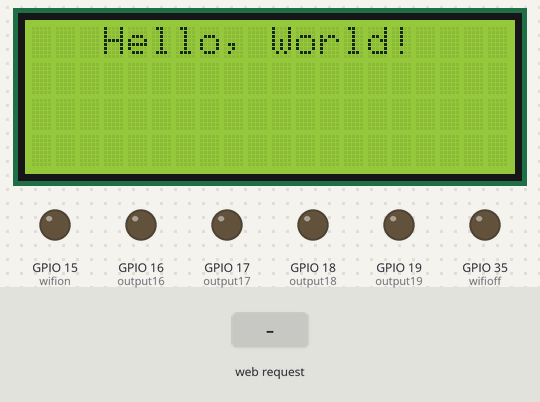
The program below on a simulated ESP32. Shown: 20×4 character LCD, output pins drawn as LEDs (lit = HIGH). The test bench sets the inputs (shaded band). WiFi joins after 1.5 s; servers stay silent unless stated; what the program prints to the serial monitor is not drawn.

Above: at 0.1 s.
4.4 s: HTTP request GET /16/on received
At 5.2 s:
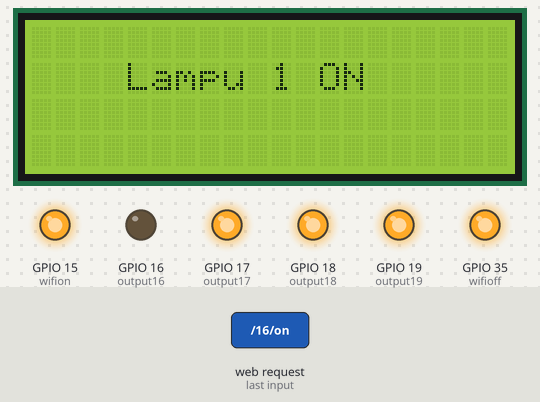
5.9 s: HTTP request GET /16/off received
At 6.3 s:
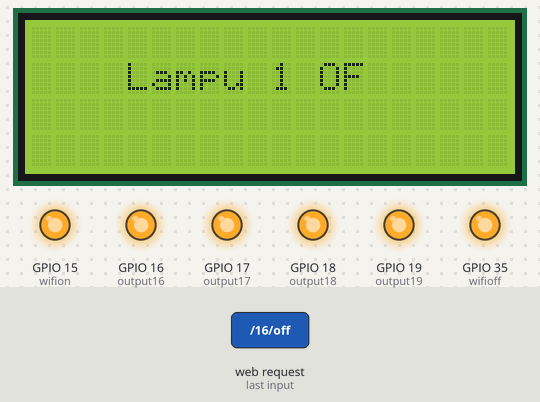
7.4 s: HTTP request GET /17/off received
At 8.6 s:
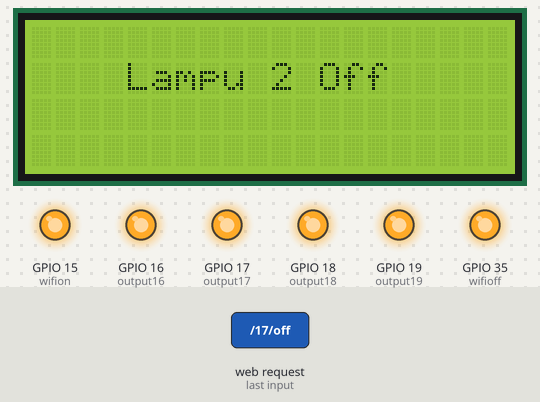
8.9 s: HTTP request GET /18/off received
At 9.9 s:
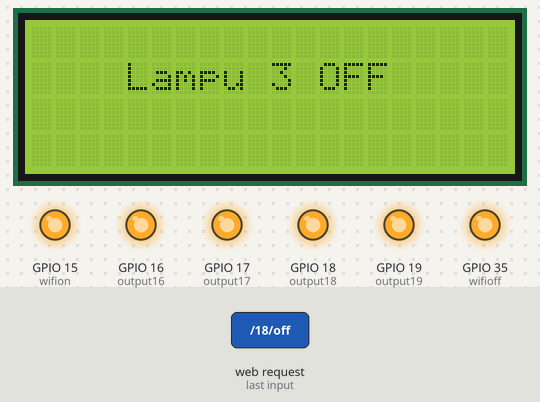
10.4 s: HTTP request GET /17/on received
At 11.0 s:
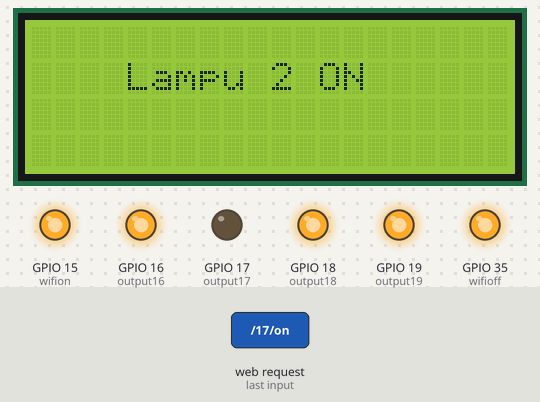
11.9 s: HTTP request GET /18/on received
At 13.3 s:
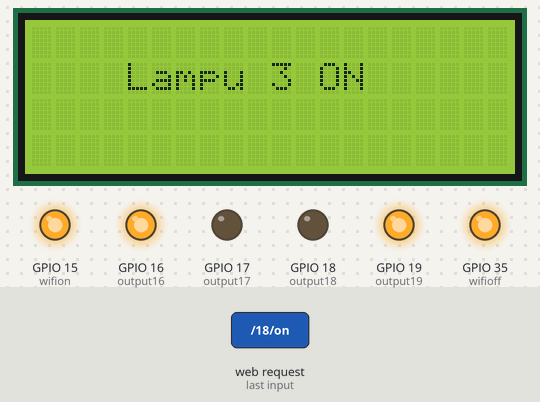
Timing chart, 0 to 14.4 s (numbered marks = the images above; inputs shaded):
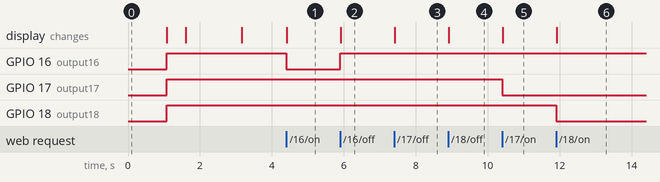

The program:

main.cpp
```cpp
/*
*     source code ini berfungsi untuk mengontrol lampu
*     menggunakan web server dengan microcontroller
*     esp32 devkit v4.
*
*     Template by   : RUI SANTOS
*     Created By    : Tonny Adetya Pratama.
*
*     Kalau mau pake source code ini harap jangan hapus bagian ini.
*     Terima kasih, Jika ada kendala bisa hubungi saya.
*
*/

#include <WiFi.h>
#include <LiquidCrystal_I2C.h>

//init lcd, (addres i2c,col, row);
LiquidCrystal_I2C lcd(0x27, 20, 4);

// untuk mengatur nama wifi dan passwordnya
const char *ssid = "nama_wifi";
const char *password = "password_wifi";

// set port ke server 80
// bawaan dari library wifi.h 80
WiFiServer server(80);

// Variable to store the HTTP request
String header;

// statet ini bergungsi untuk menghandler status
String output16State = "off";
String output17State = "off";
String output18State = "off";
String output19State = "off";

// Set pin gpio
const int output16 = 16;
const int output17 = 17;
const int output18 = 18;
const int output19 = 19;

//gpio untuk led indikator wifi
const int wifion = 15;
const int wifioff = 35;

// Waktu Sekarang
unsigned long currentTime = millis();
// Waktu sebelumnya
unsigned long previousTime = 0;
// Define timeout time di milliseconds (contoh: 2000ms = 2s)
const long timeoutTime = 2000;

void setup()
{
  lcd.init(); // inisialisasi LCD
  lcd.backlight();
  Serial.begin(115200);

  lcd.setCursor(3, 0); //set posisi (col, row)
  lcd.print("Hello, World!");
  delay(1000);
  lcd.clear(); // untuk menghapus isi LCD

  // Initialize the output variables as outputs
  // inisialisasi gpio di mode output
  pinMode(output16, OUTPUT);
  pinMode(output17, OUTPUT);
  pinMode(output18, OUTPUT);
  pinMode(output19, OUTPUT);
  pinMode(wifion, OUTPUT);
  pinMode(wifioff, OUTPUT);

  // set output to HIGH for turning off the lamp because we used an active low relay.
  // But, if an active high relay is used, you can set the ouput to LOW for turning off the lamp.
  // set output ke HIGH untuk mematikan lampu di awal, karena saya pakai relay aktif low
  // tetapi, jika menggunakan relay aktif high, kamu bisa set outputnya ke low untuk mematikan lmapu di awal
  digitalWrite(output16, HIGH);
  digitalWrite(output17, HIGH);
  digitalWrite(output18, HIGH);
  digitalWrite(output19, HIGH);

  //set led indikator wifi
  digitalWrite(wifioff, LOW);
  digitalWrite(wifion, LOW);

  // Connect to Wi-Fi network with SSID and password
  Serial.print("Connecting to ");
  Serial.println(ssid);
  WiFi.begin(ssid, password);
  while (WiFi.status() != WL_CONNECTED)
  {
    delay(500);
    Serial.print(".");
    lcd.setCursor(0, 1);
    lcd.print("Connecting to wifi :");
    lcd.setCursor(3, 2);
    lcd.print(ssid);
    digitalWrite(wifioff, HIGH);
    delay(500);
  }
  // Print local IP address and start web server
  Serial.println("");
  Serial.println("WiFi connected.");
  Serial.println("IP address: ");
  Serial.println(WiFi.localIP());
  server.begin();
  lcd.clear();
  lcd.setCursor(4, 0);
  lcd.print(" Your IP is: ");
  lcd.setCursor(4, 1);
  lcd.print(WiFi.localIP());
  digitalWrite(wifion, HIGH);
}

void loop()
{
  WiFiClient client = server.available();

  if (client)
  { // If a new client connects,
    currentTime = millis();
    previousTime = currentTime;
    Serial.println("New Client."); // print a message out in the serial port
    String currentLine = "";       // make a String to hold incoming data from the client
    while (client.connected() && currentTime - previousTime <= timeoutTime)
    { // loop while the client's connected
      currentTime = millis();
      if (client.available())
      {                         // if there's bytes to read from the client,
        char c = client.read(); // read a byte, then
        Serial.write(c);        // print it out the serial monitor
        header += c;
        if (c == '\n')
        { // if the byte is a newline character
          // if the current line is blank, you got two newline characters in a row.
          // that's the end of the client HTTP request, so send a response:
          if (currentLine.length() == 0)
          {
            // HTTP headers always start with a response code (e.g. HTTP/1.1 200 OK)
            // and a content-type so the client knows what's coming, then a blank line:
            client.println("HTTP/1.1 200 OK");
            client.println("Content-type:text/html");
            client.println("Connection: close");
            client.println();

            // turns the GPIOs on and off
            if (header.indexOf("GET /16/on") >= 0)
            {
              Serial.println("GPIO 16 on");
              output16State = "on";
              digitalWrite(output16, LOW);
              lcd.clear();
              lcd.setCursor(4, 1);
              lcd.print("Lampu 1 ON");
            }
            else if (header.indexOf("GET /16/off") >= 0)
            {
              Serial.println("GPIO 16 off");
              output16State = "off";
              digitalWrite(output16, HIGH);
              lcd.clear();
              lcd.setCursor(4, 1);
              lcd.print("Lampu 1 OF");
            }
            else if (header.indexOf("GET /17/on") >= 0)
            {
              Serial.println("GPIO 17 on");
              output17State = "on";
              digitalWrite(output17, LOW);
              lcd.clear();
              lcd.setCursor(4, 1);
              lcd.print("Lampu 2 ON");
            }
            else if (header.indexOf("GET /17/off") >= 0)
            {
              Serial.println("GPIO 17 off");
              output17State = "off";
              digitalWrite(output17, HIGH);
              lcd.clear();
              lcd.setCursor(4, 1);
              lcd.print("Lampu 2 Off");
            }
            else if (header.indexOf("GET /18/on") >= 0)
            {
              Serial.println("GPIO 18 on");
              output18State = "on";
              digitalWrite(output18, LOW);
              lcd.clear();
              lcd.setCursor(4, 1);
              lcd.print("Lampu 3 ON");
            }
            else if (header.indexOf("GET /18/off") >= 0)
            {
              Serial.println("GPIO 18 off");
              output18State = "off";
              digitalWrite(output18, HIGH);
              lcd.clear();
              lcd.setCursor(4, 1);
              lcd.print("Lampu 3 OFF");
            }
            else if (header.indexOf("GET /19/on") >= 0)
            {
              Serial.println("GPIO 19 on");
              output19State = "on";
              digitalWrite(output19, LOW);
              lcd.clear();
              lcd.setCursor(4, 1);
              lcd.print("Lampu 4 ON");
            }
            else if (header.indexOf("GET /19/off") >= 0)
            {
              Serial.println("GPIO 19 off");
              output19State = "off";
              digitalWrite(output19, HIGH);
              lcd.clear();
              lcd.setCursor(4, 1);
              lcd.print("Lampu 4 OFF");
            }

            // Display the HTML web page
            client.println("<!DOCTYPE html><html>");
            client.println("<head><meta name=\"viewport\" content=\"width=device-width, initial-scale=1\">");
            client.println("<link rel=\"icon\" href=\"data:,\">");
            // CSS to style the on/off buttons
            // Feel free to change the background-color and font-size attributes to fit your preferences
            client.println("<style>html { font-family: Helvetica; display: inline-block; margin: 0px auto; text-align: center;}");
            client.println(".button { background-color: #4CAF50; border: none; color: white; padding: 16px 40px;");
            client.println("text-decoration: none; font-size: 30px; margin: 2px; cursor: pointer;}");
            client.println(".button2 {background-color: #555555;}</style></head>");

            // Web Page Heading
            client.println("<body><h1>ESP32 Dashboard Test to controlling Lamp</h1>");

            // Display current state, and ON/OFF buttons for GPIO 26
            client.println("<p>GPIO 16 - State " + output16State + "</p>");
            // If the output16State is off, it displays the ON button
            if (output16State == "off")
            {
              client.println("<p><a href=\"/16/on\"><button class=\"button\">ON</button></a></p>");
            }
            else
            {
              client.println("<p><a href=\"/16/off\"><button class=\"button button2\">OFF</button></a></p>");
            }

            // Display current state, and ON/OFF buttons for GPIO 27
            client.println("<p>GPIO 17 - State " + output17State + "</p>");
            // If the output17State is off, it displays the ON button
            if (output17State == "off")
            {
              client.println("<p><a href=\"/17/on\"><button class=\"button\">ON</button></a></p>");
            }
            else
            {
              client.println("<p><a href=\"/17/off\"><button class=\"button button2\">OFF</button></a></p>");
            }
            // Display current state, and ON/OFF buttons for GPIO 26
            client.println("<p>GPIO 18 - State " + output18State + "</p>");
            // If the output16State is off, it displays the ON button
            if (output18State == "off")
            {
              client.println("<p><a href=\"/18/on\"><button class=\"button\">ON</button></a></p>");
            }
            else
            {
              client.println("<p><a href=\"/18/off\"><button class=\"button button2\">OFF</button></a></p>");
            }

            // Display current state, and ON/OFF buttons for GPIO 27
            client.println("<p>GPIO 19 - State " + output19State + "</p>");
            // If the output17State is off, it displays the ON button
            if (output19State == "off")
            {
              client.println("<p><a href=\"/19/on\"><button class=\"button\">ON</button></a></p>");
            }
            else
            {
              client.println("<p><a href=\"/19/off\"><button class=\"button button2\">OFF</button></a></p>");
            }
            client.println("</body></html>");

            // The HTTP response ends with another blank line
            client.println();
            // Break out of the while loop
            break;
          }
          else
          { // if you got a newline, then clear currentLine
            currentLine = "";
          }
        }
        else if (c != '\r')
        {                   // if you got anything else but a carriage return character,
          currentLine += c; // add it to the end of the currentLine
        }
      }
    }
    // Clear the header variable
    header = "";
    // Close the connection
    client.stop();
    Serial.println("Client disconnected.");
    Serial.println("");
  }
}
```

Measured:
- after the input at 4.4 s, GPIO 16 (output16): HIGH → LOW at once; the display: changes at once (image 1)
- after the input at 5.9 s, GPIO 16 (output16): LOW → HIGH at once; the display: changes at once (image 2)
- after the input at 7.4 s, the display: changes at once (image 3)
- after the input at 8.9 s, the display: changes at once (image 4)
- after the input at 10.4 s, GPIO 17 (output17): HIGH → LOW at once; the display: changes at once (image 5)
- after the input at 11.9 s, GPIO 18 (output18): HIGH → LOW at once; the display: changes at once (image 6)
